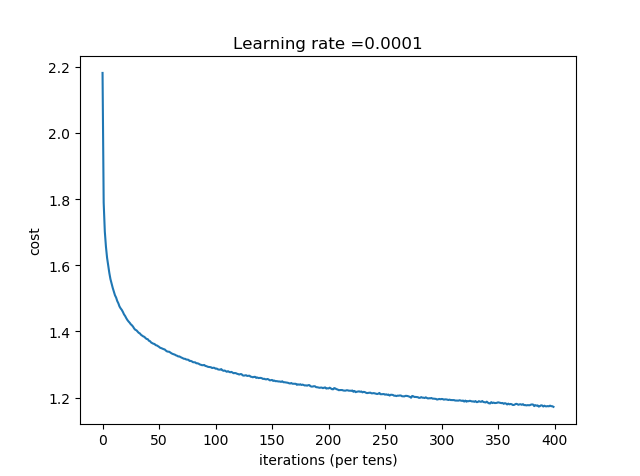

Python code for this plot:
import math
import numpy as np
import h5py
import scipy
from PIL import Image
from scipy import ndimage
import matplotlib.pyplot as plt
import tensorflow as tf
from tensorflow.python.framework import ops
from tf_utils import load_dataset, random_mini_batches, convert_to_one_hot, predict
import os

# 加速cpu
os.environ['TF_CPP_MIN_LOG_LEVEL']='2'

# 为TensorFlow建立placeholders
def create_placeholders(n_x, n_y):
    """
    Creates the placeholders for the tensorflow session.

    Arguments:
    n_x -- size of an image vector (num_px * num_px = 32 * 32 * 3 = 3072)
    n_y -- number of classes (from 0 to 9, so -> 10)

    Returns:
    X -- placeholder for the data input, of shape [n_x, None] and dtype "float"
    Y -- placeholder for the input labels, of shape [n_y, None] and dtype "float"

    因为test和train集的数量不同，因此，第二位采用None
    """

    X = tf.placeholder(tf.float32, shape=[n_x, None], name='Placeholder_1')
    Y = tf.placeholder(tf.float32, shape=[n_y, None], name='Placeholder_2')

    return X, Y


# GRADED FUNCTION: initialize_parameters
# 该方法默认输入为12288维，输出为6维
# 其实应该改为输入参数n_x,n_y
# 就行create_placeholders(n_x,n_y)一样，这样就具有了通用性
def initialize_parameters():
    """
    The shapes are:
                        W1 : [25, 3072]
                        b1 : [25, 1]
                        W2 : [12, 25]
                        b2 : [12, 1]
                        W3 : [6, 12]
                        b3 : [6, 1]

    Returns:
    parameters -- a dictionary of tensors containing W1, b1, W2, b2, W3, b3
    """
    # 各层分别为 25,12,6

    tf.set_random_seed(1)  # so that your "random" numbers match ours

    W1 = tf.get_variable("W1", [25, 3072], initializer=tf.contrib.layers.xavier_initializer(seed=1))
    b1 = tf.get_variable("b1", [25, 1], initializer=tf.zeros_initializer())
    W2 = tf.get_variable("W2", [12, 25], initializer=tf.contrib.layers.xavier_initializer(seed=1))
    b2 = tf.get_variable("b2", [12, 1], initializer=tf.zeros_initializer())
    W3 = tf.get_variable("W3", [10, 12], initializer=tf.contrib.layers.xavier_initializer(seed=1))
    b3 = tf.get_variable("b3", [10, 1], initializer=tf.zeros_initializer())

    parameters = {"W1": W1,
                  "b1": b1,
                  "W2": W2,
                  "b2": b2,
                  "W3": W3,
                  "b3": b3}

    return parameters


# GRADED FUNCTION: forward_propagation
def forward_propagation(X, parameters):
    """
    LINEAR -> RELU -> LINEAR -> RELU -> LINEAR -> SOFTMAX

    Arguments:
    X -- input dataset placeholder, of shape (input size, number of examples)
    parameters -- python dictionary containing your parameters "W1", "b1", "W2", "b2", "W3", "b3"
                  the shapes are given in initialize_parameters

    Returns:
    Z3 -- the output of the last LINEAR unit
    """

    # Retrieve the parameters from the dictionary "parameters"
    W1 = parameters['W1']
    b1 = parameters['b1']
    W2 = parameters['W2']
    b2 = parameters['b2']
    W3 = parameters['W3']
    b3 = parameters['b3']

    Z1 = tf.add(tf.matmul(W1, X), b1)  # Z1 = np.dot(W1, X) + b1
    A1 = tf.nn.relu(Z1)  # A1 = relu(Z1)
    Z2 = tf.add(tf.matmul(W2, A1), b2)  # Z2 = np.dot(W2, a1) + b2
    A2 = tf.nn.relu(Z2)  # A2 = relu(Z2)
    Z3 = tf.add(tf.matmul(W3, A2), b3)  # Z3 = np.dot(W3,Z2) + b3

    return Z3


# GRADED FUNCTION: compute_cost
def compute_cost(Z3, Y):
    """
    Arguments:
    Z3 -- output of forward propagation (output of the last LINEAR unit), of shape (6, number of examples)
    Y -- "true" labels vector placeholder, same shape as Z3

    Returns:
    cost - Tensor of the cost function
    """

    # to fit the tensorflow requirement for tf.nn.softmax_cross_entropy_with_logits(...,...)
    logits = tf.transpose(Z3)
    labels = tf.transpose(Y)

    cost = tf.reduce_mean(tf.nn.softmax_cross_entropy_with_logits(logits=logits, labels=labels))

    return cost

# Implements a three-layer tensorflow neural network:
# LINEAR->RELU->LINEAR->RELU->LINEAR->SOFTMAX.
def model(X_train, Y_train, X_test, Y_test, learning_rate=0.0001,
          num_epochs=2000, minibatch_size=32, print_cost=True):
    """
    Arguments:
    X_train -- training set, of shape (input size = 3072, number of training examples = 1080)
    Y_train -- test set, of shape (output size = 10, number of training examples = 1080)
    X_test -- training set, of shape (input size = 3072, number of training examples = 120)
    Y_test -- test set, of shape (output size = 20, number of test examples = 120)
    learning_rate -- learning rate of the optimization
    num_epochs -- number of epochs of the optimization loop
    minibatch_size -- size of a minibatch
    print_cost -- True to print the cost every 100 epochs

    Returns:
    parameters -- parameters learnt by the model. They can then be used to predict.
    """
    print("Start traing......")
    # to be able to rerun the model without overwriting tf variables
    ops.reset_default_graph()
    tf.set_random_seed(1)  # to keep consistent results
    seed = 3  # to keep consistent results
    (n_x, m) = X_train.shape  # (n_x: input size, m : number of examples in the train set)
    n_y = Y_train.shape[0]  # n_y : output size
    costs = []  # To keep track of the cost

    # Create Placeholders of shape (n_x, n_y)
    X, Y = create_placeholders(n_x, n_y)

    # Initialize parameters
    parameters = initialize_parameters()

    # Forward propagation: Build the forward propagation in the tensorflow graph
    Z3 = forward_propagation(X, parameters)

    # Cost function: Add cost function to tensorflow graph
    cost = compute_cost(Z3, Y)

    # Backpropagation: Define the tensorflow optimizer. Use an AdamOptimizer.
    optimizer = tf.train.AdamOptimizer(learning_rate=learning_rate).minimize(cost)

    # Initialize all the variables
    init = tf.global_variables_initializer()

    # Start the session to compute the tensorflow graph
    with tf.Session() as sess:

        # Run the initialization
        sess.run(init)

        # Do the training loop
        for epoch in range(num_epochs):

            epoch_cost = 0.  # Defines a cost related to an epoch
            # number of minibatches of size minibatch_size in the train set
            num_minibatches = int(m / minibatch_size)
            seed = seed + 1
            minibatches = random_mini_batches(X_train, Y_train, minibatch_size, seed)

            for minibatch in minibatches:
                # Select a minibatch
                (minibatch_X, minibatch_Y) = minibatch

                # IMPORTANT: The line that runs the graph on a minibatch.
                # Run the session to execute the "optimizer" and the "cost",
                # the feedict should contain a minibatch for (X,Y).
                # 同时run optimizer和cost
                _, minibatch_cost = sess.run([optimizer, cost], feed_dict={X: minibatch_X, Y: minibatch_Y})

                epoch_cost += minibatch_cost / num_minibatches

            # Print the cost every epoch
            if print_cost == True and epoch % 100 == 0:
                print ("Cost after epoch %i: %f" % (epoch, epoch_cost))
            if print_cost == True and epoch % 5 == 0:
                costs.append(epoch_cost)

        # plot the cost
        plt.plot(np.squeeze(costs))
        plt.ylabel('cost')
        plt.xlabel('iterations (per tens)')
        plt.title("Learning rate =" + str(learning_rate))
        plt.show()

        # lets save the parameters in a variable
        parameters = sess.run(parameters)
        print ("Parameters have been trained!")

        # Calculate the correct predictions
        correct_prediction = tf.equal(tf.argmax(Z3), tf.argmax(Y))

        # Calculate accuracy on the test set
        accuracy = tf.reduce_mean(tf.cast(correct_prediction, "float"))

        # eval()只能用于tf.Tensor类对象，也就是有输出的Operation。
        print ("Train Accuracy:", accuracy.eval({X: X_train, Y: Y_train}))
        print ("Test Accuracy:", accuracy.eval({X: X_test, Y: Y_test}))

        return parameters

if __name__=="__main__":
    # Loading the dataset
    X_train_orig, Y_train_orig, X_test_orig, Y_test_orig, classes = load_dataset()

    # Example of a picture
    # index = 0
    # plt.imshow(X_train_orig[index])
    # print("y = " + str(np.squeeze(Y_train_orig[:, index])))
    print("X_train_orig shape:",X_train_orig.shape)
    print("Y_train_orig shape:",Y_train_orig.shape)
    print("X_test_orig shape:",X_test_orig.shape)
    print("Y_test_orig shape:",Y_test_orig.shape)

    # Flatten the training and test images
    X_train_flatten = X_train_orig.reshape(X_train_orig.shape[0], -1).T
    X_test_flatten = X_test_orig.reshape(X_test_orig.shape[0], -1).T
    # 正则化
    X_train = X_train_flatten / 255.
    X_test = X_test_flatten / 255.
    # Convert training and test labels to one hot matrices
    Y_train = convert_to_one_hot(Y_train_orig, 10)
    Y_test = convert_to_one_hot(Y_test_orig, 10)

    print("number of training examples = " + str(X_train.shape[1]))
    print("number of test examples = " + str(X_test.shape[1]))
    print("X_train shape: " + str(X_train.shape))
    print("Y_train shape: " + str(Y_train.shape))
    print("X_test shape: " + str(X_test.shape))
    print("Y_test shape: " + str(Y_test.shape))

    # 开始训练
    parameters = model(X_train, Y_train, X_test, Y_test)

    # 使用新的突破进行测试
    my_image = "mydog.jpg"
    fname = "datasets/" + my_image
    image = np.array(ndimage.imread(fname, flatten=False))
    my_image = scipy.misc.imresize(image, size=(32, 32)).reshape((1, 32 * 32 * 3)).T
    my_image_prediction = predict(my_image, parameters)
    # plt.imshow(image)
    print("Your algorithm predicts: y = " + str(np.squeeze(my_image_prediction)))
